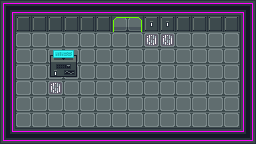

This game map was drawn from its Tiled (.tmx) file and the tilesets committed beside it. A one-line description and the full map source follow:
An orthogonal 16x9 tile map with 16x16 px tiles, 1 tile layer (Art), 1 hidden layer not drawn, 2 tilesets and 7 objects (2x Quball, 2x Door, Player, Laser, Exit).

<map version="1.2" tiledversion="1.3.1" orientation="orthogonal" renderorder="right-down" compressionlevel="0" width="16" height="9" tilewidth="16" tileheight="16" infinite="0" nextlayerid="4" nextobjectid="28">
 <properties>
  <property name="Gates" value="Apply X on qubit 26." />
 </properties>
 <tileset firstgid="1" name="industrial-sprite-sheet-DeadEnd-LMZ" tilewidth="16" tileheight="16" tilecount="204" columns="12">
  <image source="sprites/industrial-sprite-sheet-DeadEnd-LMZ.png" width="192" height="272" />
 </tileset>
 <tileset firstgid="205" name="sprites" tilewidth="64" tileheight="64" tilecount="9" columns="0">
  <grid orientation="orthogonal" width="1" height="1" />
  <tile id="0">
   <image width="32" height="32" source="sprites/ball.png" />
  </tile>
  <tile id="1">
   <image width="64" height="64" source="sprites/cat.png" />
  </tile>
  <tile id="2">
   <image width="16" height="16" source="sprites/key.png" />
  </tile>
  <tile id="3">
   <image width="16" height="16" source="sprites/laser_down.png" />
  </tile>
  <tile id="4">
   <image width="16" height="16" source="sprites/laser_left.png" />
  </tile>
  <tile id="5">
   <image width="16" height="16" source="sprites/laser_right.png" />
  </tile>
  <tile id="6">
   <image width="16" height="16" source="sprites/laser_up.png" />
  </tile>
  <tile id="7">
   <image width="16" height="16" source="sprites/quball_v1.png" />
  </tile>
  <tile id="8">
   <image width="16" height="16" source="sprites/quball_v2.png" />
  </tile>
 </tileset>
 <layer id="1" name="Art" width="16" height="9">
  <data encoding="csv">
4,6,6,6,6,6,6,6,6,6,6,6,6,6,6,5,
7,30,30,30,30,30,30,197,198,203,203,30,30,30,30,7,
7,21,21,21,21,21,21,21,21,190,190,21,21,21,21,7,
7,21,21,129,128,21,21,21,21,21,21,21,21,21,21,7,
7,21,21,204,140,21,21,21,21,21,21,21,21,21,21,7,
7,21,21,190,21,21,21,21,21,21,21,21,21,21,21,7,
7,21,21,21,21,21,21,21,21,21,21,21,21,21,21,7,
7,21,21,21,21,21,21,21,21,21,21,21,21,21,21,7,
16,6,6,6,6,6,6,6,6,6,6,6,6,6,6,17
</data>
 </layer>
 <layer id="3" name="Collision" width="16" height="9" visible="0">
  <properties>
   <property name="Collision" type="bool" value="true" />
  </properties>
  <data encoding="csv">
101,101,101,101,101,101,101,101,101,101,101,101,101,101,101,101,
101,101,101,101,101,101,101,0,0,101,101,101,101,101,101,101,
101,0,0,0,0,0,0,0,0,0,0,0,0,0,0,101,
101,0,0,101,101,0,0,0,0,0,0,0,0,0,0,101,
101,0,0,101,101,0,0,0,0,0,0,0,0,0,0,101,
101,0,0,0,0,0,0,0,0,0,0,0,0,0,0,101,
101,0,0,0,0,0,0,0,0,0,0,0,0,0,0,101,
101,0,0,0,0,0,0,0,0,0,0,0,0,0,0,101,
101,101,101,101,101,101,101,101,101,101,101,101,101,101,101,101
</data>
 </layer>
 <objectgroup id="2" name="Objects">
  <object id="10" name="Player" type="Player" gid="206" x="112" y="96" width="16" height="16" />
  <object id="12" name="Quball" type="Quball" gid="212" x="144" y="80" width="16" height="16" />
  <object id="13" name="X Laser" type="Laser" gid="210" x="64" y="80" width="16" height="16">
   <properties>
    <property name="Controls" value="activeCell (3, 5)" />
    <property name="Direction" value="Right" />
    <property name="Gate" value="X" />
   </properties>
  </object>
  <object id="18" name="Door" type="Door" x="120.125" y="27.125">
   <properties>
    <property name="Controls" value="bitAt (activated [cell (9, 2), cell (10, 2)], 0)" />
   </properties>
   <point />
  </object>
  <object id="19" name="Door" type="Door" x="134.375" y="26.875">
   <properties>
    <property name="Controls" value="bitAt (activated [cell (9, 2), cell (10, 2)], 0)" />
   </properties>
   <point />
  </object>
  <object id="26" name="Quball" type="Quball" gid="212" x="144" y="96" width="16" height="16" />
  <object id="27" name="Exit" type="Exit" x="112" y="16" width="32" height="16" />
 </objectgroup>
</map>
